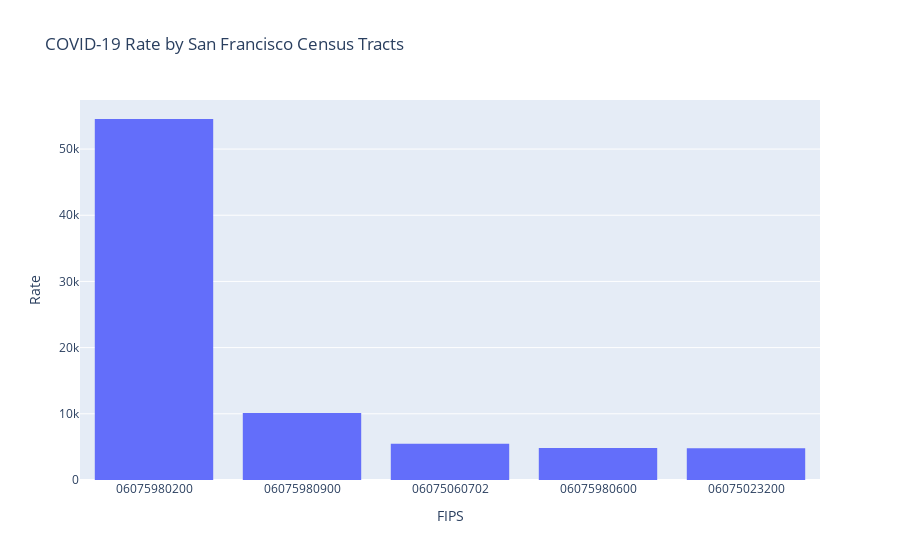

The code cell stored with this chart in its notebook:
### Code cell
# creating an interactive bar chart

COVIDdf=COVIDdf.sort_values(by='Rate',ascending = False)

fig=px.bar(COVIDdf.head(5),
           x='FIPS',
           y='Rate',
           title='COVID-19 Rate by San Francisco Census Tracts'
          )
fig.update_traces(marker_line_width=0)
           
fig.show()

### Figure 1 — Plotly figure (JSON) as saved in the notebook; plotly's stock layout.template omitted (floating-point values rounded to 4 significant figures)
{"data": [{"alignmentgroup": "True", "hovertemplate": "FIPS=%{x}<br>Rate=%{y}<extra></extra>", "legendgroup": "", "marker": {"color": "#636efa", "line": {"width": 0}, "pattern": {"shape": ""}}, "name": "", "offsetgroup": "", "orientation": "v", "showlegend": false, "textposition": "auto", "type": "bar", "x": ["06075980200", "06075980900", "06075060702", "06075980600", "06075023200"], "xaxis": "x", "y": [54540.0, 10120.0, 5470.0, 4846.0, 4799.0], "yaxis": "y"}], "layout": {"autosize": true, "barmode": "relative", "legend": {"tracegroupgap": 0}, "title": {"text": "COVID-19 Rate by San Francisco Census Tracts"}, "xaxis": {"anchor": "y", "autorange": true, "domain": [0, 1], "range": [-0.5, 4.5], "title": {"text": "FIPS"}, "type": "category"}, "yaxis": {"anchor": "x", "autorange": true, "domain": [0, 1], "range": [0, 57410.0], "title": {"text": "Rate"}, "type": "linear"}}}
